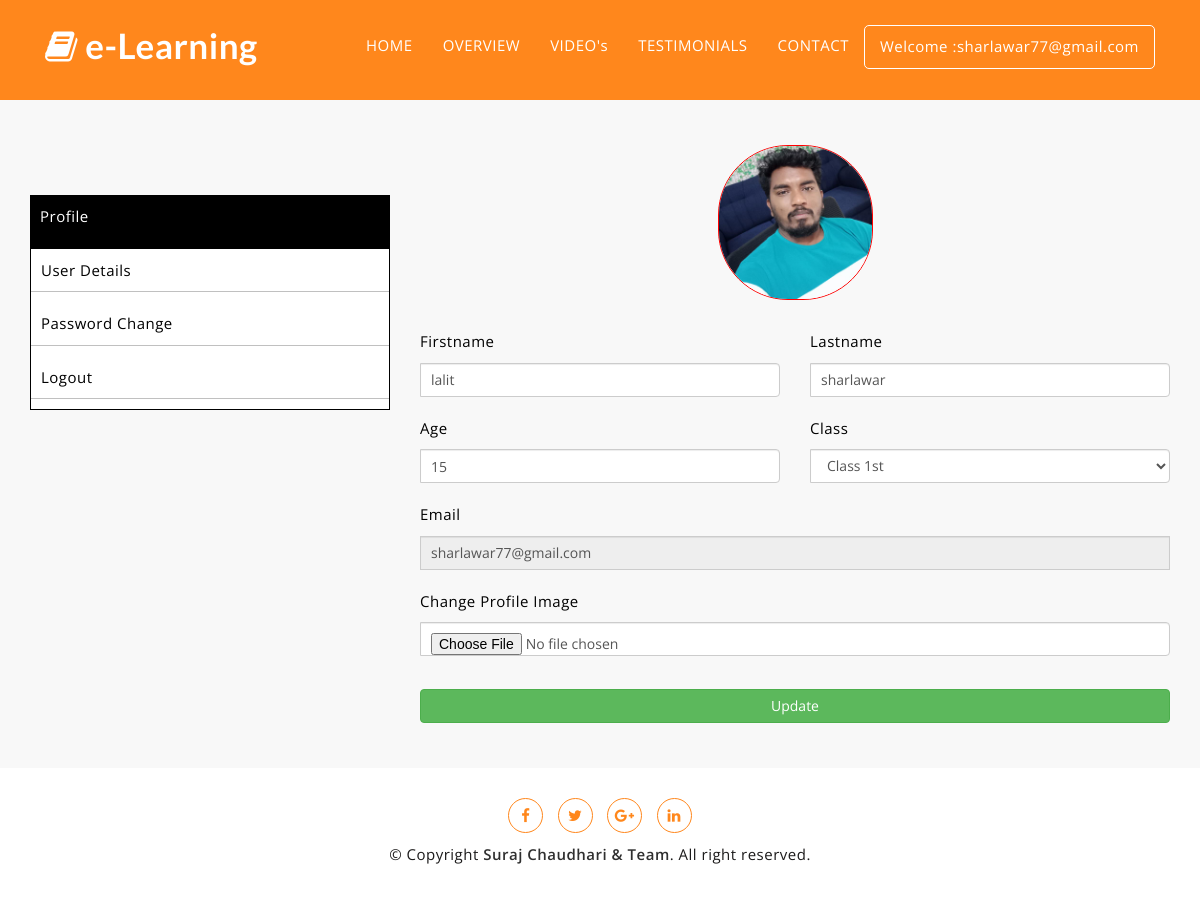
Screenshot of /profile.php (signed in) with the database file from the repository.
### tables this page shows
CREATE TABLE `student` (
  `sno` int(11) NOT NULL,
  `firstname` varchar(100) NOT NULL,
  `midle` varchar(100) NOT NULL,
  `lastname` varchar(100) NOT NULL,
  `class` varchar(100) NOT NULL,
  `photo` varchar(250) DEFAULT '0',
  `age` varchar(50) NOT NULL DEFAULT '0',
  `username` varchar(100) NOT NULL,
  `password` varchar(100) NOT NULL,
  `company` varchar(100) NOT NULL
);

### profile.php (the view, shortened to what this page needs)
<?php
include("admin/config/database.php");
?>
<!DOCTYPE html>
<html lang="en">
  <head>
    <link href="https://maxcdn.bootstrapcdn.com/font-awesome/4.6.3/css/font-awesome.min.css" rel="stylesheet">
    <link href="assets/css/bootstrap.min.css" rel="stylesheet">
    <link href="assets/css/slick.css" rel="stylesheet">
    <link id="switcher" href="assets/css/theme-color/default-theme.css" rel="stylesheet">
    <link href="style.css" rel="stylesheet">
  </head>
  <body>
	<?php include('common/menu.php'); ?>
	<section id="mu-hero" style="height: 100px; min-height: 100px;padding: 0px">
		<br>
	</section>
	<main role="main">
        <form action="" method="POST" enctype="multipart/form-data">
		<section id="mu-book-overview">
		    <br><br>
			<div class="container">
				<div class="row">
				    <div class="col-md-4">
                    	<?php include('common/user-sidemenu.php'); ?>
				    </div>
					<div class="col-md-8">
					    <div class="row">
              <div class="col-lg-12 text-center">
                <div id="img-preview">
                    <?php
                    if($userData['photo'])
                    {
                        ?>
                        <img src="admin/<?php echo $userData['photo']; ?>" ></div>
                    <?php
                    } else {
                        ?>
                        <img src="assets/images/user.png" ></div>
                    <?php
                    }
                    ?>
              </div>
              <div class="col-lg-12">
          <div class="row">
            <div class="col-lg-6">
                <div class="input-group" style="padding: 10px 0px;  color: black;width: 100%">
                  <p>Firstname</p>
                <input id="username" type="text" class="form-control" style=" padding: 10px;width: 100%" name="firstname" value="<?php echo $userData['firstname']; ?>" required>
              </div>
            </div>
            <div class="col-lg-6">
                <div class="input-group" style="padding: 10px 0px;  color: black;width: 100%">
                  <p>Lastname</p>
                <input id="username" type="text" class="form-control" style=" padding: 10px;width: 100%" name="lastname" value="<?php echo $userData['lastname']; ?>" required>
              </div>
            </div>
            <div class="col-lg-6">
                <div class="input-group" style="padding: 10px 0px;  color: black;width: 100%">
                  <p>Age</p>
                <input id="username" type="text" class="form-control" style=" padding: 10px;width: 100%" name="age" value="<?php echo $userData['age']; ?>" required>
              </div>
            </div>
            <div class="col-lg-6">
                <div class="input-group" style="padding: 10px 0px;  color: black;width: 100%">
                  <p>Class</p>
                  <select name="category" class="form-control" value="<?php echo $category; ?>">
                    <?php
                      foreach($categoryList as $compnay)
                      {
                          echo '<option value="'.$compnay.'" ';
                          if($userData['class'] == $compnay)
                          {
                              echo 'selected';
                          }
                          echo '>'.$compnay.'</option>';
                      }
                      ?>
                </select>
              </div>
            </div>
            <div class="col-lg-12">
                <div class="input-group" style="padding: 10px 0px;  color: black;width: 100%">
              <p>Email</p>
            <input id="username" type="email" class="form-control" style=" padding: 10px;width: 100%" name="username" value="<?php echo $userData['username']; ?>" disabled>
          </div>
            </div>
            <div class="col-lg-12">
                <div class="input-group" style="padding: 10px 0px;  color: black;width: 100%">
              <p>Change Profile Image</p>
            <input id="username" type="file" class="form-control" style=" padding: 10px;width: 100%" name="photo" value="<?php echo $userData['username']; ?>" >
          </div>
            </div>
             <div class="col-lg-12">
                 <br>
                 <div class="row">
              <div class="col-lg-12">
                  <button type="submit" class="btn btn-success" style="width:100%" name="update">Update</button>
              </div>
          </div>
                 </div>
        </div>
        <br>
        <br>
         </div>
        </div>
					</div>
				</div>
			</div>
		</section>
</form>
		</main>
<br>
	<?php include('common/footer.php'); ?>
  </body>
</html>

### assets/css/theme-color/default-theme.css (style rules this page uses)
#mu-hero, .mu-testimonial-slide .slick-dots li button:hover, .mu-testimonial-slide .slick-dots li button:focus, .mu-testimonial-slide .slick-dots li.slick-active button, .mu-header-dot, .mu-author-social a, .mu-pricing-content .mu-popular-price-tag, #mu-video-review:before { background-color: #ff871c; }

### style.css (style rules this page uses)
body, html { overflow-x:hidden; }
body { font-family: 'Open Sans', sans-serif; font-size: 15px; letter-spacing: 0.5px; line-height: 1.5; color: #1c1b1b; }
img { border: none; max-width: 100%; }
button { padding: 5px 15px; border: none; }
#mu-hero { display: inline; float: left; padding: 160px 0 90px; width: 100%; }
#mu-book-overview { background-color: #f8f8f8; display: inline; float: left; width: 100%; }

### profile.php (style rules this page uses)
#img-preview { display: block; width: 155px; height: 155px; border-radius: 70px; border: 2px dashed #333; margin: 0px auto; margin-bottom: 20px; border: 1px solid red; background: silver; overflow: hidden; }

### rows the page displays
student: photo (picture), firstname "lalit", lastname "sharlawar", age "15", category "Class 1st", username "sharlawar77@gmail.com"

### other values shown
$user "sharlawar77@gmail.com"
